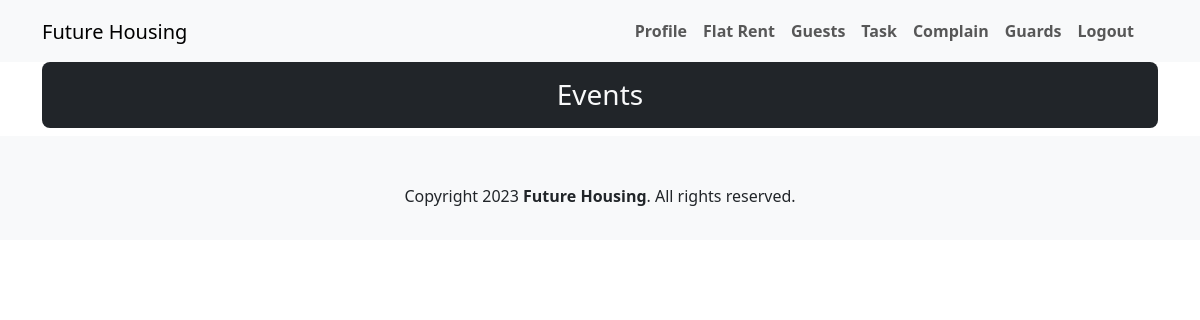
Page /php/renters/events.php on the earlier database version.
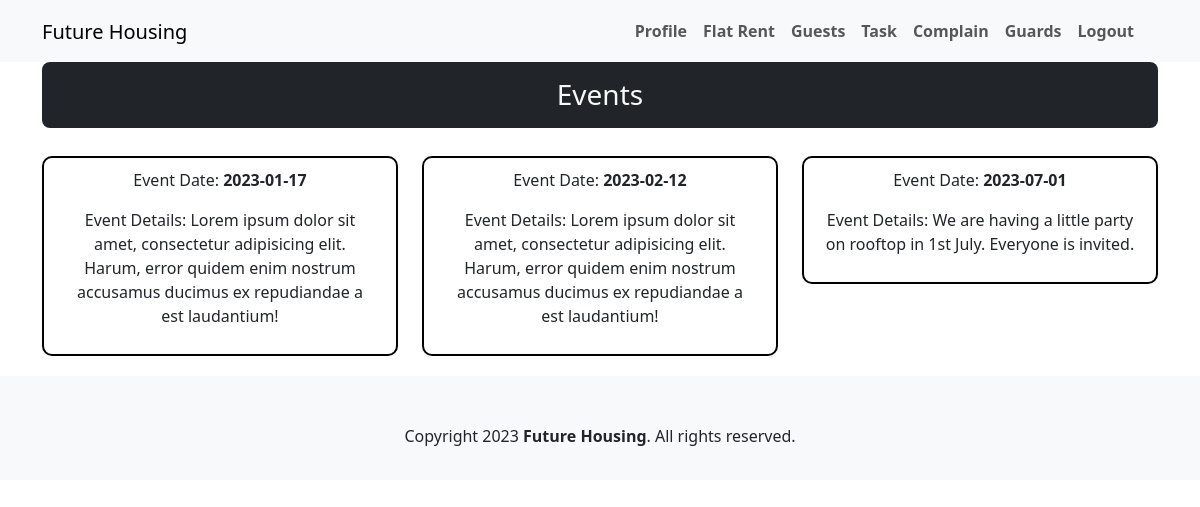
Same page on the later database version.
### tables this page shows
CREATE TABLE `events` (
  `id` int NOT NULL,
  `date` date DEFAULT NULL,
  `details` varchar(256) DEFAULT NULL
);

### php/renters/events.php (the view, shortened to what this page needs)
<?php
include "../../database.php";
$query = "SELECT * FROM `events`";
$stmt = $conn->prepare($query);
$result = $stmt->execute();
$events = $stmt->fetchAll();
?>
<!DOCTYPE html>
<html lang="en">
<head>
    <link rel="stylesheet" href="../../styles/bootstrap.min.css">
    <link rel="stylesheet" href="../../styles/history.css">
</head>
<body>
    <header>
        <?php include "components/nav.php" ?>
    </header>
    <main>
        <section class="container">
            <h3 class="text-center text-light bg-dark py-3 rounded-3">Events</h3>
            <div class="row row-cols-1 row-cols-md-2 row-cols-lg-3" id="eventss">
                <?php
                foreach ($events as $event):
                    ?>
                <div class="col">
                    <div class="rent-history">
                        <p>Event Date: <strong><?= $event['date']?></strong></p>
                        <p>Event Details: <?= $event['details']?></p>
                    </div>
                </div>
                <?php
                endforeach;
                ?>
            </div>
        </section>
    </main>
    <?php include 'components/footer.php'; ?>
</body>
</html>

Differences in the rows shown:
added events: date "2023-01-17", details "Lorem ipsum dolor sit amet, consectetur adipisicing elit. Harum, error quidem enim nostrum accusamus ducimus ex repudiandae a est laudantium!"
added events: date "2023-02-12", details "Lorem ipsum dolor sit amet, consectetur adipisicing elit. Harum, error quidem enim nostrum accusamus ducimus ex repudiandae a est laudantium!"
added events: date "2023-07-01", details "We are having a little party on rooftop in 1st July. Everyone is invited."
